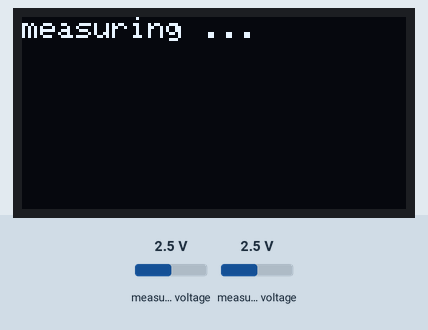
Recording of a program running on a simulated ESP32. Parts: 128×64 one-colour display. The test bench sets the inputs (shaded band); at power-on: measured voltage 2.5 V.

Above: at 1.2 s.
1.3 s: measured voltage (sensor 200) set to 0.1 V
At 3.9 s:
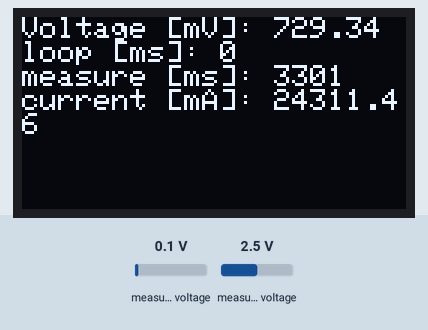
At 8.7 s:
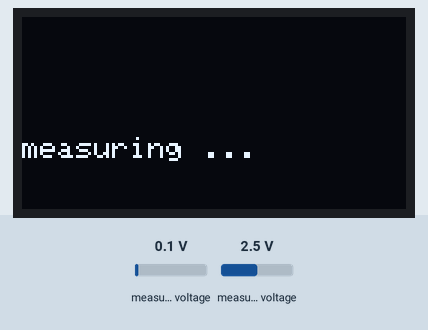
Timing chart, 0 to 10.2 s (numbered marks = the images above; inputs shaded):
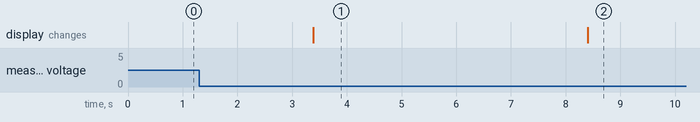

The program:

main.cpp
```cpp
#include <Arduino.h>
#include <Wire.h>
#include <SPI.h>
#include <OakOLED.h>
#include <Adafruit_GFX.h>
#include <Adafruit_ADS1015.h>

OakOLED oled;
Adafruit_ADS1115 ads;
unsigned long last_time = 0;
unsigned long current_time = 0;


class measurement
{
public:
    int16_t _adc_val = 0;
    unsigned long _time = 0;

    measurement(int16_t adc_val, unsigned long time): _adc_val(adc_val), _time(time) { }
    measurement(): measurement(0,0) { }
};

class power_meter
{
public:

    void start_measuring(unsigned long start_time);
    void stop_measuring(unsigned long stop_time);
    void add_measurement(int16_t adc_val, unsigned long measurement_time);

    unsigned long get_measurement_duration();
    int16_t get_rms_value();

private:
    long _sample_counter = 0;
    measurement _measurements[1000];
    unsigned long _start_time = 0;
    unsigned long _stop_time = 0;
};

void power_meter::start_measuring(unsigned long start_time)
{
    _start_time = start_time;
    _stop_time = 0;
    _sample_counter = -1;
}

void power_meter::stop_measuring(unsigned long stop_time)
{
    _stop_time = stop_time;
}

void power_meter::add_measurement(int16_t adc_val, unsigned long measurement_time)
{
    if(_sample_counter >= 1000) return;

    _sample_counter++;
    _measurements[_sample_counter] = measurement(adc_val, measurement_time);

}

unsigned long power_meter::get_measurement_duration()
{
    return _stop_time - _start_time;
}

int16_t power_meter::get_rms_value()
{
    if(_sample_counter < 0 ) return 0;

    double squared_value = 0;
    double sum_squared_values = 0;
    double mean_squared_values = 0;

    measurement *current_measurement = nullptr;


    for(size_t current_sample = 0; current_sample <= _sample_counter; current_sample++)
    {
        current_measurement = &_measurements[current_sample];
        squared_value = (double)current_measurement->_adc_val * current_measurement->_adc_val;

        sum_squared_values += squared_value;
    }

    mean_squared_values = (double)sum_squared_values / _sample_counter;

    return (int16_t) sqrt(mean_squared_values);
}

power_meter pm;

void setup() {
    // put your setup code here, to run once:
    oled.begin();
    oled.setTextColor(1);
    oled.setTextSize(1);

    ads.setGain(GAIN_FOUR);
    ads.begin();
}

void loop() {
    // put your main code here, to run repeatedly:

    oled.clearDisplay();
    oled.println("measuring ...");
    oled.display();

    int16_t adc0 = 0;
    float measured_voltage;
    const float adc_to_mV_factor = 0.03125F;
    const float mV_to_mAmp_factor = 1000 /* mv*/ / 30.0 /*A*/ ;
    unsigned long loop_time = 0;
    pm.start_measuring(millis());

    for(int i=0; i<200; i++)
    {
        adc0 = ads.readADC_Differential_0_1();
        pm.add_measurement(adc0, millis());
    }

    pm.stop_measuring(millis());

    oled.clearDisplay();
    oled.setCursor(0,0);
    measured_voltage = (float)pm.get_rms_value() * adc_to_mV_factor;
    oled.println("Voltage [mV]: " + String(measured_voltage));

    oled.println("loop [ms]: " + String(loop_time));
    oled.println("measure [ms]: " + String(pm.get_measurement_duration()));
    oled.println("current [mA]: " + String(measured_voltage * mV_to_mAmp_factor));
    last_time = current_time;


    oled.display();


    delay(5000);
}
```

Measured:
- what the display in image 1 shows lasts 5.0 s, from 3.4 s to 8.4 s
